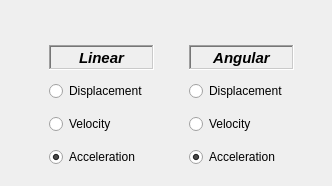
       <widget class="QWidget" name="tab_5">
        <attribute name="title">
         <string>Data setup</string>
        </attribute>
        <widget class="QWidget" name="gridLayoutWidget_3">
         <property name="geometry">
          <rect>
           <x>20</x>
           <y>36</y>
           <width>303</width>
           <height>141</height>
          </rect>
         </property>
         <layout class="QGridLayout" name="gridLayout_3">
          <property name="topMargin">
           <number>0</number>
          </property>
          <item row="1" column="0">
           <widget class="QRadioButton" name="radioButton_linear_disp">
            <property name="maximumSize">
             <size>
              <width>100</width>
              <height>20</height>
             </size>
            </property>
            <property name="sizeIncrement">
             <size>
              <width>0</width>
              <height>0</height>
             </size>
            </property>
            <property name="text">
             <string>Displacement</string>
            </property>
            <property name="shortcut">
             <string/>
            </property>
            <property name="checked">
             <bool>false</bool>
            </property>
            <property name="autoExclusive">
             <bool>true</bool>
            </property>
            <attribute name="buttonGroup">
             <string notr="true">buttonGroup_2</string>
            </attribute>
           </widget>
          </item>
          <item row="3" column="0">
           <widget class="QRadioButton" name="radioButton_linear_acc">
            <property name="sizePolicy">
             <sizepolicy hsizetype="Minimum" vsizetype="Fixed">
              <horstretch>0</horstretch>
              <verstretch>0</verstretch>
             </sizepolicy>
            </property>
            <property name="maximumSize">
             <size>
              <width>95</width>
              <height>20</height>
             </size>
            </property>
            <property name="sizeIncrement">
             <size>
              <width>20</width>
              <height>20</height>
             </size>
            </property>
            <property name="layoutDirection">
             <enum>Qt::LeftToRight</enum>
            </property>
            <property name="autoFillBackground">
             <bool>false</bool>
            </property>
            <property name="text">
             <string>Acceleration</string>
            </property>
            <property name="checked">
             <bool>true</bool>
            </property>
            <property name="autoExclusive">
             <bool>true</bool>
            </property>
            <attribute name="buttonGroup">
             <string notr="true">buttonGroup_2</string>
            </attribute>
           </widget>
          </item>
          <item row="0" column="0">
           <widget class="QLabel" name="label_31">
            <property name="minimumSize">
             <size>
              <width>105</width>
              <height>25</height>
             </size>
            </property>
            <property name="maximumSize">
             <size>
              <width>100</width>
              <height>21</height>
             </size>
            </property>
            <property name="font">
             <font>
              <family>Arial</family>
              <pointsize>11</pointsize>
              <weight>75</weight>
              <italic>true</italic>
              <bold>true</bold>
             </font>
            </property>
            <property name="frameShape">
             <enum>QFrame::WinPanel</enum>
            </property>
            <property name="frameShadow">
             <enum>QFrame::Sunken</enum>
            </property>
            <property name="text">
             <string>Linear</string>
            </property>
            <property name="alignment">
             <set>Qt::AlignCenter</set>
            </property>
           </widget>
          </item>
          <item row="2" column="0">
           <widget class="QRadioButton" name="radioButton_linear_vel">
            <property name="maximumSize">
             <size>
              <width>85</width>
              <height>20</height>
             </size>
            </property>
            <property name="sizeIncrement">
             <size>
              <width>20</width>
              <height>20</height>
             </size>
            </property>
            <property name="layoutDirection">
             <enum>Qt::LeftToRight</enum>
            </property>
            <property name="text">
             <string>Velocity</string>
            </property>
            <property name="checked">
             <bool>false</bool>
            </property>
            <property name="autoExclusive">
             <bool>true</bool>
            </property>
            <attribute name="buttonGroup">
             <string notr="true">buttonGroup_2</string>
            </attribute>
           </widget>
          </item>
          <item row="0" column="1">
           <widget class="QLabel" name="label_32">
            <property name="minimumSize">
             <size>
              <width>105</width>
              <height>25</height>
             </size>
            </property>
            <property name="maximumSize">
             <size>
              <width>100</width>
              <height>21</height>
             </size>
            </property>
            <property name="font">
             <font>
              <family>Arial</family>
              <pointsize>11</pointsize>
              <weight>75</weight>
              <italic>true</italic>
              <bold>true</bold>
             </font>
            </property>
            <property name="frameShape">
             <enum>QFrame::WinPanel</enum>
            </property>
            <property name="frameShadow">
             <enum>QFrame::Sunken</enum>
            </property>
            <property name="text">
             <string>Angular</string>
            </property>
            <property name="alignment">
             <set>Qt::AlignCenter</set>
            </property>
           </widget>
          </item>
          <item row="1" column="1">
           <widget class="QRadioButton" name="radioButton_angular_disp">
            <property name="maximumSize">
             <size>
              <width>100</width>
              <height>20</height>
             </size>
            </property>
            <property name="sizeIncrement">
             <size>
              <width>0</width>
              <height>0</height>
             </size>
            </property>
            <property name="text">
             <string>Displacement</string>
            </property>
            <property name="shortcut">
             <string/>
            </property>
            <property name="checked">
             <bool>false</bool>
            </property>
            <property name="autoExclusive">
             <bool>true</bool>
            </property>
            <attribute name="buttonGroup">
             <string notr="true">buttonGroup</string>
            </attribute>
           </widget>
          </item>
          <item row="2" column="1">
           <widget class="QRadioButton" name="radioButton_angular_vel">
            <property name="maximumSize">
             <size>
              <width>85</width>
              <height>20</height>
             </size>
            </property>
            <property name="sizeIncrement">
             <size>
              <width>20</width>
              <height>20</height>
             </size>
            </property>
            <property name="layoutDirection">
             <enum>Qt::LeftToRight</enum>
            </property>
            <property name="text">
             <string>Velocity</string>
            </property>
            <property name="checked">
             <bool>false</bool>
            </property>
            <property name="autoExclusive">
             <bool>true</bool>
            </property>
            <attribute name="buttonGroup">
             <string notr="true">buttonGroup</string>
            </attribute>
           </widget>
          </item>
          <item row="3" column="1">
           <widget class="QRadioButton" name="radioButton_angular_acc">
            <property name="sizePolicy">
             <sizepolicy hsizetype="Minimum" vsizetype="Fixed">
              <horstretch>0</horstretch>
              <verstretch>0</verstretch>
             </sizepolicy>
            </property>
            <property name="maximumSize">
             <size>
              <width>95</width>
              <height>20</height>
             </size>
            </property>
            <property name="sizeIncrement">
             <size>
              <width>20</width>
              <height>20</height>
             </size>
            </property>
            <property name="layoutDirection">
             <enum>Qt::LeftToRight</enum>
            </property>
            <property name="autoFillBackground">
             <bool>false</bool>
            </property>
            <property name="text">
             <string>Acceleration</string>
            </property>
            <property name="checked">
             <bool>true</bool>
            </property>
            <property name="autoExclusive">
             <bool>true</bool>
            </property>
            <attribute name="buttonGroup">
             <string notr="true">buttonGroup</string>
            </attribute>
           </widget>
          </item>
         </layout>
        </widget>
       </widget>
